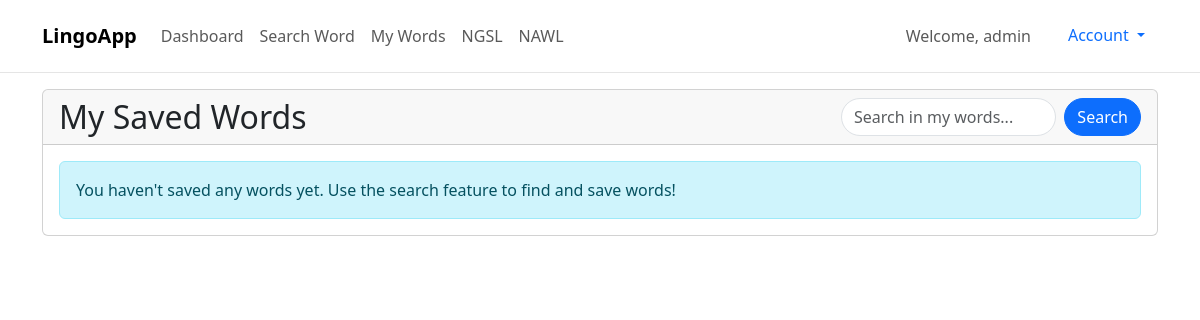
Page /my-words/ (signed in) on the earlier database version.
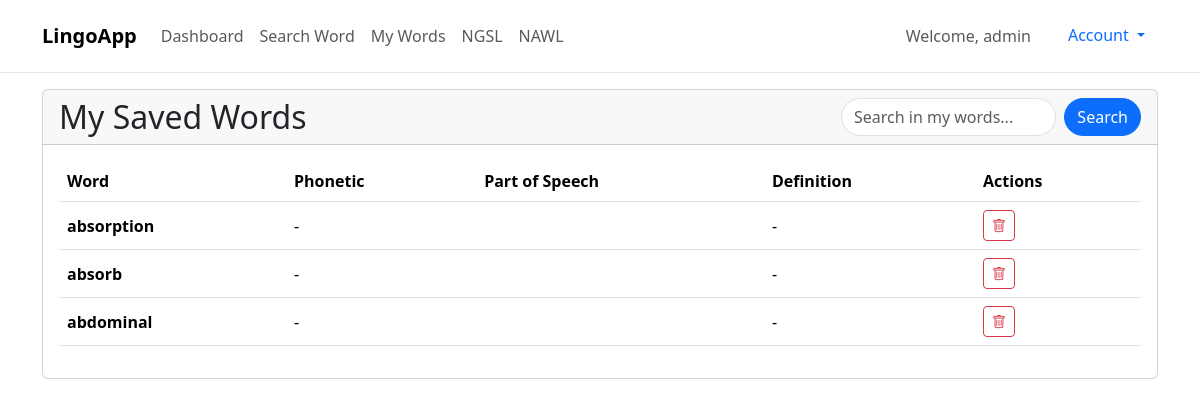
Same page on the later database version.
### dictapp/models.py (models this page shows, shortened)
class WordUser(models.Model):
    word = models.ForeignKey(Word, on_delete=models.CASCADE)
    user = models.ForeignKey(User, on_delete=models.CASCADE)
    created_at = models.DateTimeField(auto_now_add=True)
    class Meta:
        ordering = ['-created_at']
        unique_together = ['word', 'user']
        verbose_name = 'Word User Relationship'
        verbose_name_plural = 'Word User Relationships'

class Word(models.Model):
    word = models.CharField(max_length=100)
    phonetic = models.CharField(max_length=100, null=True, blank=True)
    meanings = models.JSONField()  # Store the word meanings as JSON
    created_at = models.DateTimeField(auto_now_add=True)
    users = models.ManyToManyField(
        User, through='WordUser', related_name='word_collection')
    class Meta:
        ordering = ['-created_at']
    def __str__(self):
        return self.word

### dictapp/views.py (the view)
# urls.py: path("my-words/", views.my_words, name="my_words"),
@login_required(login_url='login')
def my_words(request):
    search_query = request.GET.get('q', '').strip()
    word_users = WordUser.objects.filter(user=request.user)
    if search_query:
        word_users = word_users.filter(word__word__icontains=search_query)
    paginator = Paginator(word_users, 9)
    page = request.GET.get('page')
    words = paginator.get_page(page)
    return render(request, 'my_words.html', {
        'words': words,
        'search_query': search_query
    })

### dictapp/templates/my_words.html (shortened to what this page needs)
{% extends 'base.html' %}
{% block content %}
<div class="container mt-3">
  <div class="row">
    <div class="col-12">
      <div class="card">
        <div class="card-header d-flex justify-content-between align-items-center">
          <h2 class="mb-0">My Saved Words</h2>
          <div class="search-box" style="width: 300px;">
            <form method="GET" class="mb-0">
              <div class="input-group">
                <input
                  type="text"
                  name="q"
                  class="form-control rounded-pill"
                  placeholder="Search in my words..."
                  value="{{ search_query }}"
                >
                <button type="submit" class="btn btn-primary rounded-pill ms-2">Search</button>
              </div>
            </form>
          </div>
        </div>
        <div class="card-body">
          {% if words %}
            <div class="table-responsive">
              <table class="table table-hover">
                <thead>
                  <tr>
                    <th>Word</th>
                    <th>Phonetic</th>
                    <th>Part of Speech</th>
                    <th>Definition</th>
                    <th>Actions</th>
                  </tr>
                </thead>
                <tbody>
                  {% for word in words %}
                    <tr>
                      <td class="fw-bold">{{ word.word }}</td>
                      <td>{{ word.phonetic|default:"-" }}</td>
                      <td>
                      </td>
                      <td>
                        {% if word.meanings.0.definitions.0.definition %}
                          {{ word.meanings.0.definitions.0.definition|truncatechars:100 }}
                        {% else %}
                          -
                        {% endif %}
                      </td>
                      <td>
                        <form method="POST" action="{% url 'remove_word' word.id %}" class="d-inline">
                          <button type="submit" class="btn btn-sm btn-outline-danger">
                            <i class="bi bi-trash"></i>
                          </button>
                        </form>
                      </td>
                    </tr>
                  {% endfor %}
                </tbody>
              </table>
            </div>
          {% else %}
            <div class="alert alert-info mb-0">
              <p class="mb-0">
                {% if search_query %}
                  No words found matching your search.
                {% else %}
                  You haven't saved any words yet. Use the search feature to find and save words!
                {% endif %}
              </p>
            </div>
          {% endif %}
        </div>
      </div>
    </div>
  </div>
</div>
{% endblock %}

Differences in the rows shown:
added WordUser: word "absorption", phonetic "-"
added WordUser: word "absorb", phonetic "-"
added WordUser: word "abdominal", phonetic "-"
Other differences:
text no longer shown: "You haven't saved any words yet. Use the search feature to find and save words!"
text now shown: "Word Phonetic Part of Speech Definition Actions"
